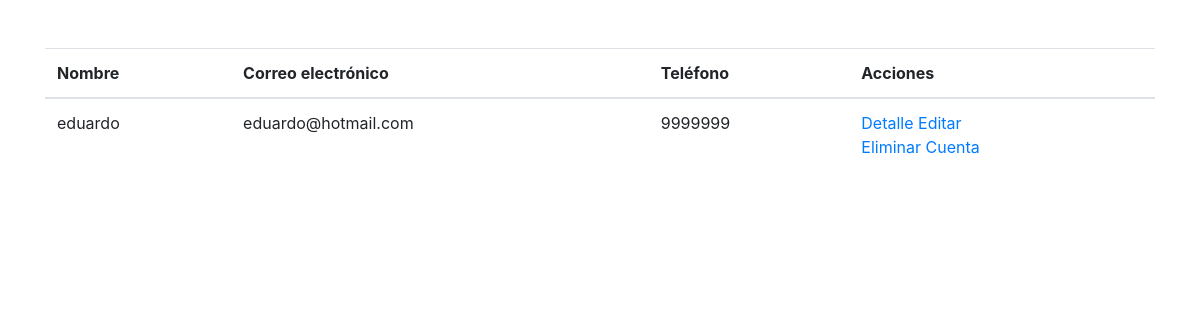
The page /modulos/usuario/index.php (signed in) on the database its author committed.
### tables this page shows
CREATE TABLE `usuario` (
  `idUsr` int(11) NOT NULL,
  `nomUsr` varchar(50) NOT NULL,
  `apPaternoUsr` varchar(50) NOT NULL,
  `apMaternoUsr` varchar(50) NOT NULL,
  `telUsr` varchar(100) NOT NULL,
  `emailUsr` varchar(100) NOT NULL,
  `contrasenaUsr` varchar(100) NOT NULL,
  `fechaCreacionUsr` datetime NOT NULL,
  `estatusUsr` int(10) NOT NULL
);

### modulos/usuario/index.php (the view, shortened to what this page needs)
<!DOCTYPE html>
<html lang="es-MX">
<head>
<link rel="stylesheet" href="https://stackpath.bootstrapcdn.com/bootstrap/4.5.0/css/bootstrap.min.css">
</head>
<body>
<?php require '../../conexion/conexion.php';
?>
<div class="container mt-5">
    <div class="row">
    <div class="col-sm-12">
  <div class="table-reponsive">
    <table class="table table-stripped">
    <thead>
      <tr>
        <th>Nombre</th>
        <th>Correo electrónico</th>
        <th>Teléfono</th>
        <th>Acciones</th>
      </tr>
    </thead>
    <tbody>
      <?php
        $varsesion = $_SESSION["id"];
      $consulta = "SELECT * FROM usuario where idUsr = '$varsesion'";
      $resultado = mysqli_query($mysqli, $consulta);
      while($fila = mysqli_fetch_array($resultado)){
      ?>
      <tr>
        <td><?php echo $fila["nomUsr"]; ?></td>
        <td><?php echo $fila["emailUsr"]; ?></td>
        <td><?php echo $fila["telUsr"]; ?></td>
        <td>
          <a href="detalle_usuarios.php?id=<?php echo $fila['idUsr']; ?>">Detalle</a>
          <a href="fedicion_usuarios.php?id=<?php echo $fila['idUsr']; ?>">Editar</a>
          <br>
          <a href="eliminar_usuarios.php?id=<?php echo $fila['idUsr']; ?>">Eliminar Cuenta</a>
      </td>
      </tr>
      <?php }  ?>
    </tbody>
    </table>
  </div>
  </div>
  </div>
  </div>
</body>
</html>

### rows shown on the page
usuario: nomUsr "eduardo", emailUsr "eduardo@hotmail.com", telUsr "9999999"
